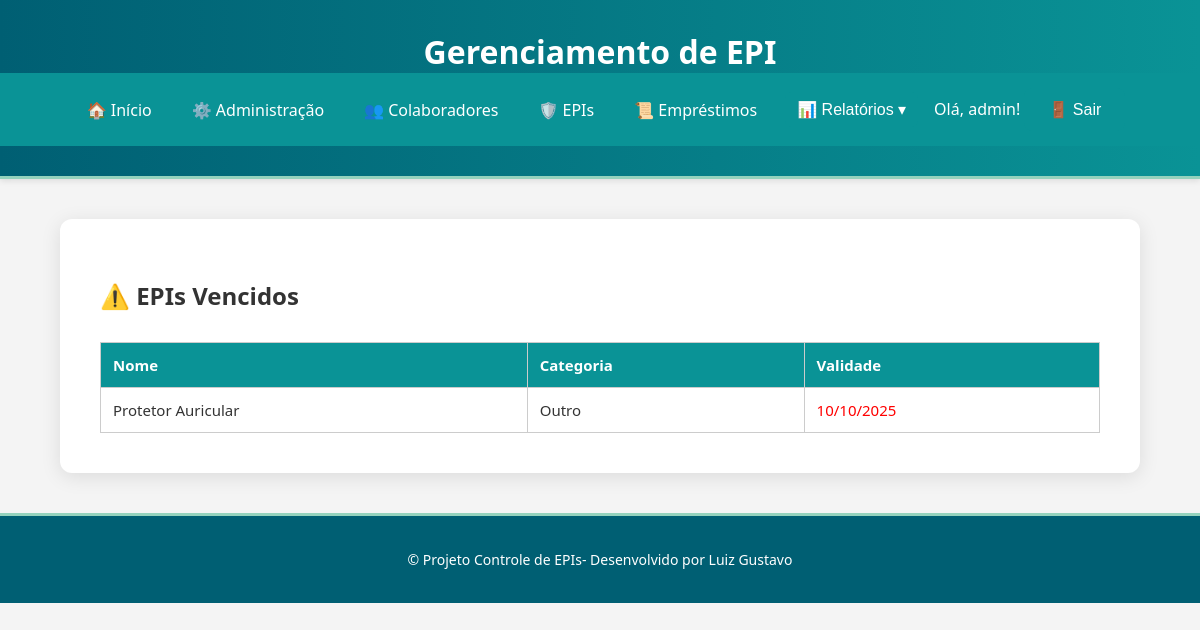
/relatorios/vencidos/ (signed in), run on the app's committed database.
### epi/models.py (models this page shows, shortened)
class EPI(models.Model):
    CATEGORIAS = [
        ('capacete', 'Capacete'),
        ('luva', 'Luva'),
        ('oculos', 'Óculos'),
        ('bota', 'Bota'),
        ('mascara', 'Máscara'),
        ('outro', 'Outro'),
    ]
    nome = models.CharField(max_length=100, verbose_name="Nome do EPI")
    categoria = models.CharField(max_length=50, choices=CATEGORIAS, default='outro')
    ca = models.CharField(max_length=50, verbose_name="C.A.")
    quantidade = models.PositiveIntegerField(default=0)
    validade = models.DateField(null=True, blank=True)
    descricao = models.TextField(blank=True, null=True)
    class Meta:
        verbose_name = "EPI"
        verbose_name_plural = "EPIs"
        ordering = ['nome']

### relatorios/views.py (the view)
# urls.py: path('vencidos/', views.relatorio_epis_vencidos, name='relatorio_epis_vencidos'),
@login_required
def relatorio_epis_vencidos(request):
    hoje = timezone.now().date()
    epis_vencidos = EPI.objects.filter(validade__lt=hoje).order_by('validade')
    context = {'epis_vencidos': epis_vencidos}
    return render(request, 'relatorios/epis_vencidos.html', context)

### relatorios/templates/relatorios/epis_vencidos.html (shortened to what this page needs)
{% extends 'base.html' %}
{% block content %}
<h2>⚠️ EPIs Vencidos</h2>
<table>
    <tr>
        <th>Nome</th>
        <th>Categoria</th>
        <th>Validade</th>
    </tr>
    {% for epi in epis_vencidos %}
    <tr>
        <td>{{ epi.nome }}</td>
        <td>{{ epi.get_categoria_display }}</td>
        <td style="color:red;">{{ epi.validade|date:"d/m/Y" }}</td>
    </tr>
    {% empty %}
    <tr><td colspan="3">Nenhum EPI vencido.</td></tr>
    {% endfor %}
</table>
{% endblock %}

### templates/base.html (shortened to what this page needs)
{% load static %}
<!DOCTYPE html>
<html lang="pt-BR">
<head>
    <link rel="stylesheet" href="{% static 'css/style.css' %}">
</head>
<body>
    <header class="header">
        <h1>Gerenciamento de EPI</h1>
        <nav class="nav">
    <a href="/">🏠 Início</a>
    <a href="/accounts/restrito/">⚙️ Administração</a>
    <a href="/colaboradores/">👥 Colaboradores</a>
    <a href="/epi/">🛡️ EPIs</a>
    <a href="/emprestimos/">📜 Empréstimos</a>
    <div class="dropdown" id="reportsDropdown">
        <button class="dropbtn" aria-haspopup="true" aria-expanded="false">📊 Relatórios ▾</button>
    </div>
  <div class="user-info-box">
  {% if user.is_authenticated %}
    <span>Olá, {{ user.username }}!</span>
    <form id="logout-form" method="post" action="/admin/logout/">
      <button type="submit">🚪 Sair</button>
    </form>
  {% else %}
    <a href="/accounts/login/">🔑 Entrar</a>
  {% endif %}
</div>
</nav>
    </header>
    <main class="content">
        {% block content %}
        {% endblock %}
    </main>
    <footer class="footer">
        <p>© Projeto Controle de EPIs- Desenvolvido por Luiz Gustavo</p>
    </footer>
</body>
</html>

### static/css/style.css (style rules this page uses)
body { background: #f4f4f4; font-family: 'Segoe UI', 'Roboto', sans-serif; color: #333; margin: 0; padding: 0; }
.header { background: linear-gradient(90deg, #005f73, #0a9396); color: #ffffff; text-align: center; padding: 30px 0; border-bottom: 3px solid #94d2bd; box-shadow: 0 2px 6px rgba(0,0,0,0.1); }
.header h1 { margin: 0; font-size: 32px; font-weight: 600; }
.nav { display: flex; justify-content: center; align-items: center; gap: 16px; flex-wrap: wrap; padding: 15px 0; background-color: #0a9396; }
.nav a, .dropbtn { color: #ffffff; text-decoration: none; font-weight: 500; font-size: 16px; padding: 8px 12px; border-radius: 6px; transition: background-color 0.3s, transform 0.2s; }
.content { max-width: 1000px; margin: 40px auto; background: #ffffff; padding: 40px; border-radius: 12px; box-shadow: 0 4px 20px rgba(0,0,0,0.1); }
.footer { text-align: center; background: #005f73; color: #ffffff; padding: 20px; margin-top: 40px; font-size: 14px; border-top: 3px solid #94d2bd; }
button, input[type="submit"] { background-color: #0a9396; color: #ffffff; border: none; padding: 12px 24px; border-radius: 8px; cursor: pointer; font-size: 16px; font-weight: 500; transition: background-color 0.3s, transform 0.2s; }
table { width: 100%; border-collapse: collapse; margin-top: 30px; font-size: 15px; }
table th, table td { border: 1px solid #ccc; padding: 12px; text-align: left; }
table th { background-color: #0a9396; color: #ffffff; }
a { color: #005f73; }
.dropdown { position: relative; display: inline-block; }
.user-info-box { display: inline; align-items: center; gap: 10px; }
.user-info-box form { display: inline; margin: 0; }

### data on the page
EPI: nome "Protetor Auricular", categoria "Outro", validade "10/10/2025"

### other printed values
{{ user.username }} "admin"
